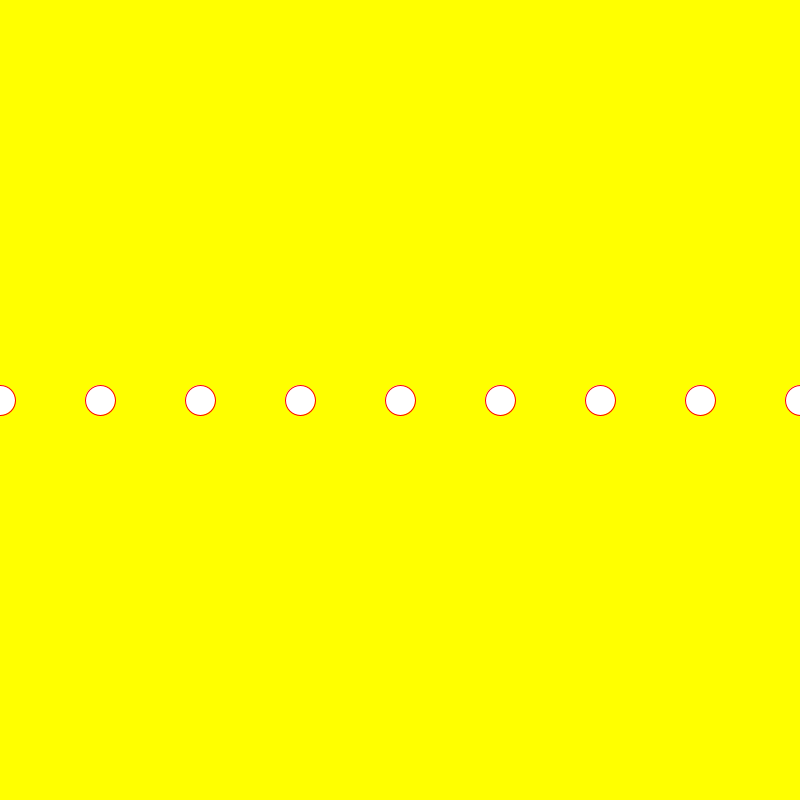
Frame 1 (no input)
Frame 60 (the mouse pressed at the canvas centre just before this capture): identical to frame 1, image omitted
Frame 120 (the mouse held since frame 60 and released just before this capture): identical to frame 1, image omitted

The Processing sketch that drew this single still picture (run headless with seeded random() and noise(); from frame 60 on, the mouse is pressed at the canvas centre):

// Processing sketch: deleteMeIteration
// ── deleteMeIteration.pde
void setup() {
  size(800, 800);

}

void draw() {
  background(255,255,0);
  stroke(255,0,0);
  
  //int i = 0;
  //while(i < 800){
  //  // do smth
  //  line(20, i, 780, i);
  //  circle(i , i, 10);
  //  i += 5;
  //}
  
  // 1) define i
  // 2) condition
  // 3) increment/decrement
  
  for(int i = 0; i < 800; i+=5){
    circle(i*20 , height/2, 30);
  }
}
